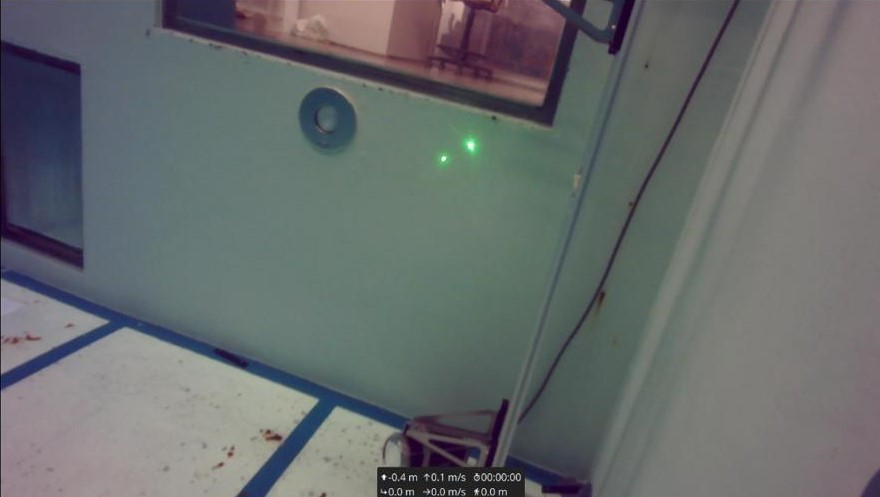
#> input picture scripts/Lasers/imagens/4.jpeg, 880 x 497 px, found by its file name
$ python pi2.py
#> lines starting #> are read from the running program, lines starting #| are printed output that depends on the picture; after the words box and inside, x2 and y2 are one past the last pixel; in counts of white or black regions, pixels touching at a corner belong together
import math
from cmath import sin
from turtle import distance

import cv2
import numpy as np
from cv2 import bitwise_and
from scipy.ndimage import zoom


def Resolve_image(image,path):
    #cv2.imshow("IMAGE.png", image)
    img = cv2.imread(path)
    hsv = cv2.cvtColor(img, cv2.COLOR_BGR2HSV)
    ## mask of green (36,25,25) ~ (86, 255,255)
    # mask = cv2.inRange(hsv, (36, 25, 25), (86, 255,255))
    mask = cv2.inRange(hsv, (36, 25, 25), (86, 255,255))
    ## slice the green
    imask = mask>0
    green = np.zeros_like(img, np.uint8)
    #cv2.imshow("mask.png", green)
    green[imask] = img[imask]
    #cv2.imshow("mask.png", mask)
    ## save
    cv2.imwrite("green.png", green)
    #cv2.imshow("green.png", green)
    #key = cv2.waitKey(0)#pauses for 3 seconds before fetching next image
    #if key == 27:#if ESC is pressed, exit loop
    #           cv2.destroyAllWindows()

    path2=r'C:\Users\marti\OneDrive\Ambiente de Trabalho\Projeto integrador\green.png'
    image=cv2.imread(path2)
    gray = cv2.cvtColor(image, cv2.COLOR_BGR2GRAY)
    #cv2.imshow("gray.png", gray)
    key = cv2.waitKey(0)#pauses for 3 seconds before fetching next image
    if key == 27:#if ESC is pressed, exit loop
               cv2.destroyAllWindows()
    blur = cv2.GaussianBlur(gray, (5, 5),cv2.BORDER_DEFAULT)
    #cv2.imshow("blur.png", blur)
    key = cv2.waitKey(0)#pauses for 3 seconds before fetching next image
    if key == 27:#if ESC is pressed, exit loop
               cv2.destroyAllWindows()

    return blur

# [67 lines left out: functions centro_repetido, Calculate_pixel_distance, calcular_distancia_real, not called in this run]

path=r'C:\Users\marti\OneDrive\Ambiente de Trabalho\Projeto integrador\imagens\4.jpeg'
image = cv2.imread(path)
#> image is the input picture: shape (497, 880, 3); mean B, G, R 107.9, 107.7, 103.2
h, w, c = image.shape
#> h = 497; w = 880; c = 3
print('width:  ', w)
#| width:   880
print('height: ', h)
#| height:  497
#image1 = image.resize((400, 400))
#cv2.imshow("primeira imagem blur", image1)


blur=Resolve_image(image,path)
#> in Resolve_image, `hsv = cv2.cvtColor(img, cv2.COLOR_BGR2HSV)`: hsv: shape (497, 880, 3); mean H, S, V 80.7, 40.5, 114.7
#> in Resolve_image, `mask = cv2.inRange(hsv, (36, 25, 25), (86, 255,255))`:
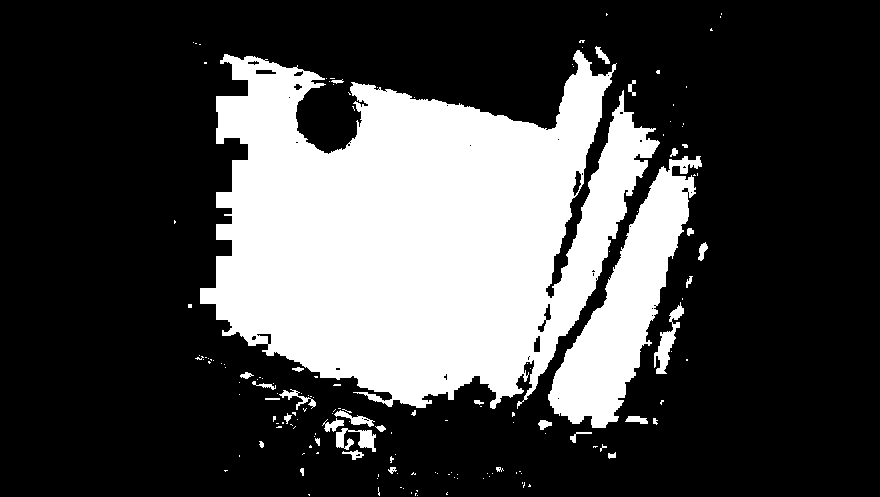
#> mask: shape (497, 880); 28.3% white; 158 white regions (126 under 20 px), largest, box (x1, y1, x2, y2) and area: (200, 50, 660, 409) 104823, (548, 156, 702, 428) 15118, (654, 302, 684, 374) 710
#> in Resolve_image, `green[imask] = img[imask]`:
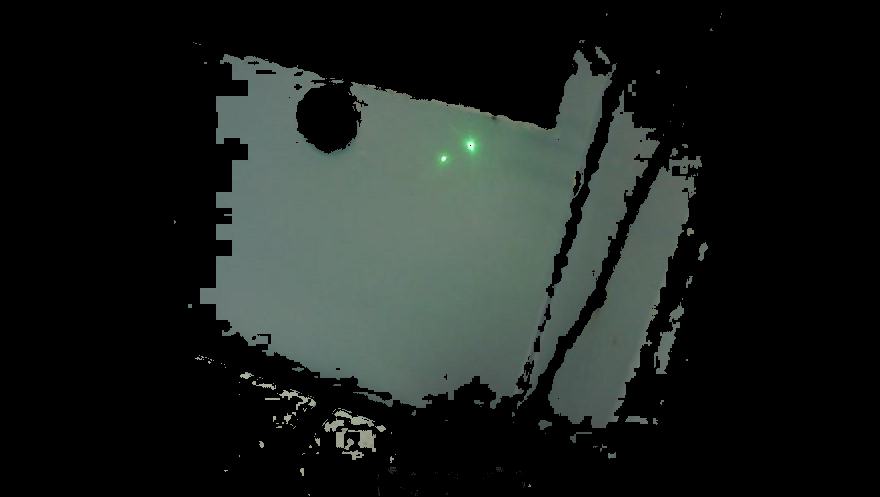
#> green: shape (497, 880, 3); mean B, G, R 29.9, 32.6, 27.3
#> (the run stopped early here; a loop or call above may not have finished)

$ run again, with scripts/Lasers/imagens/1.jpeg copied over scripts/Lasers/imagens/4.jpeg
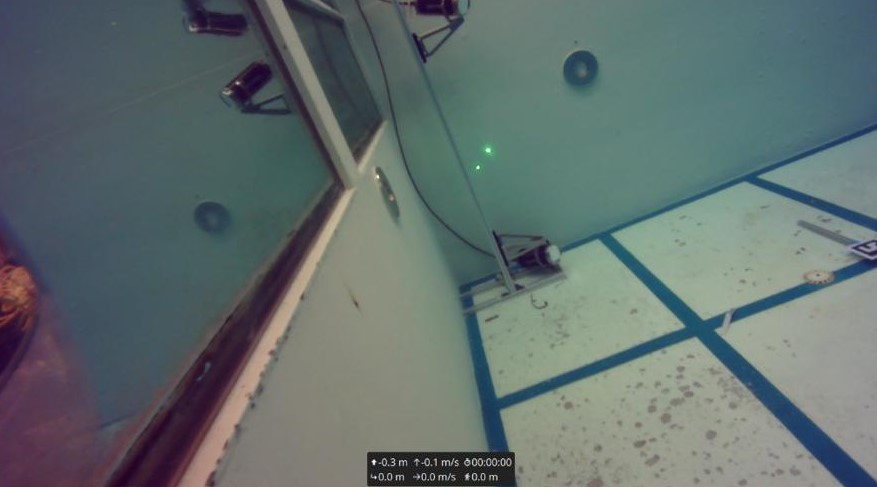
#> input picture scripts/Lasers/imagens/1.jpeg, 877 x 487 px, found by its file name
#> image is the input picture: shape (487, 877, 3); mean B, G, R 109.4, 110.5, 97.7
#| width:   877
#| height:  487
#> hsv: shape (487, 877, 3); mean H, S, V 81.1, 58.4, 116.9
#> in Resolve_image, `mask = cv2.inRange(hsv, (36, 25, 25), (86, 255,255))`:
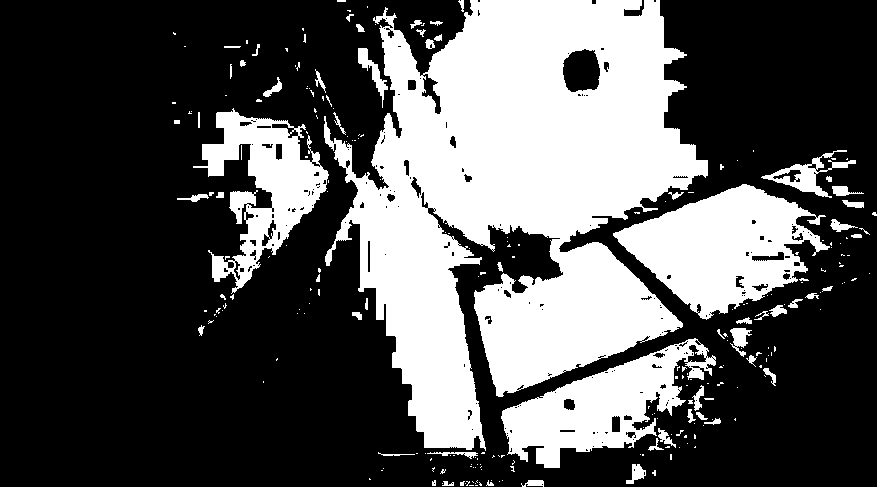
#> mask: shape (487, 877); 33.1% white; 252 white regions (192 under 20 px), largest, box (x1, y1, x2, y2) and area: (324, 0, 708, 451) 97630, (613, 184, 830, 320) 15611, (501, 338, 716, 468) 11801
#> in Resolve_image, `green[imask] = img[imask]`:
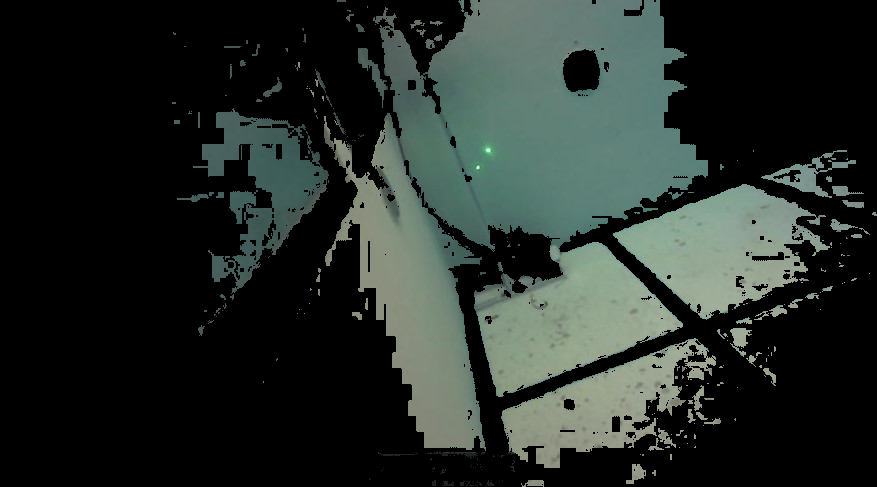
#> green: shape (487, 877, 3); mean B, G, R 40.3, 44.5, 37.1
